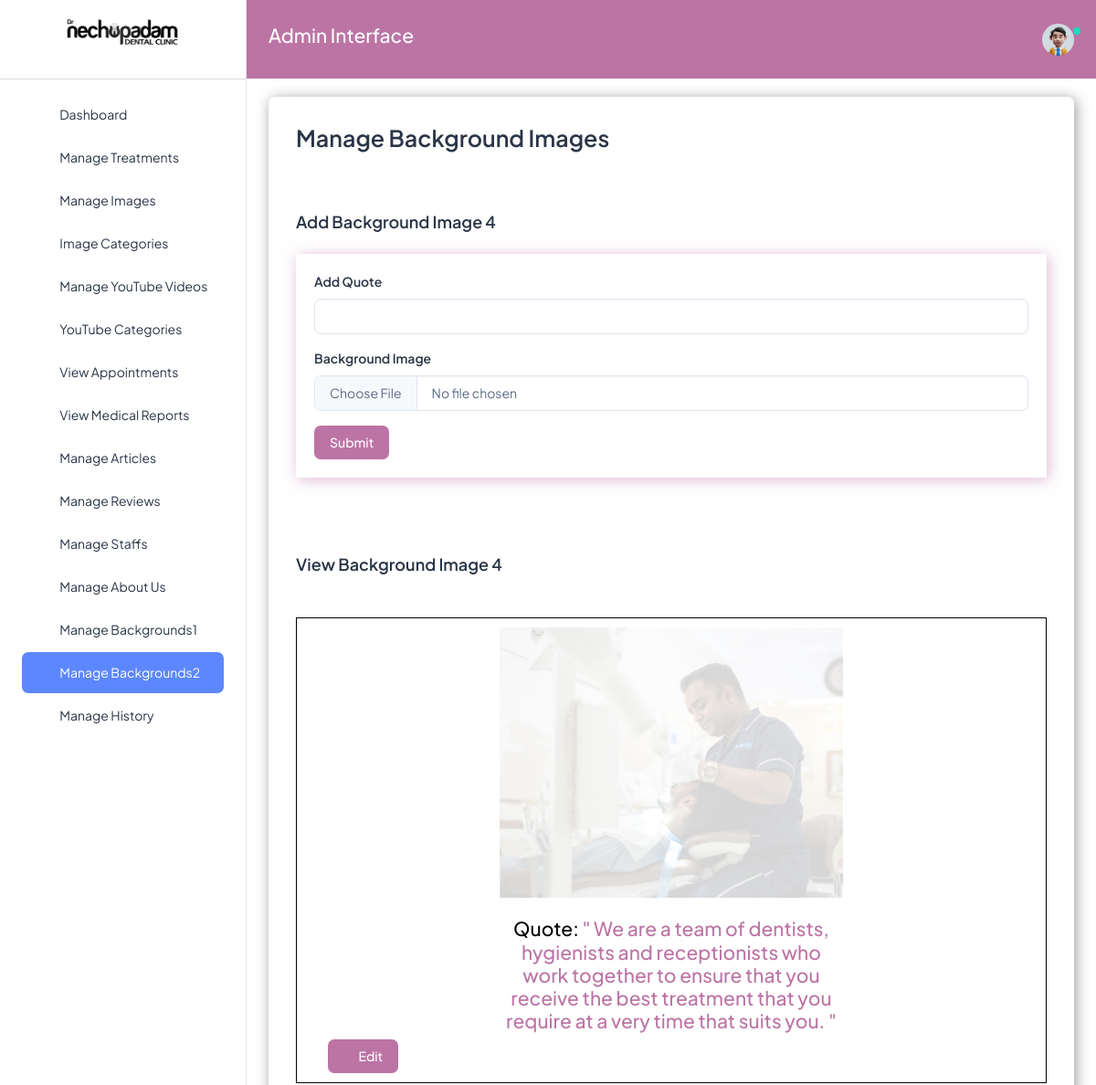
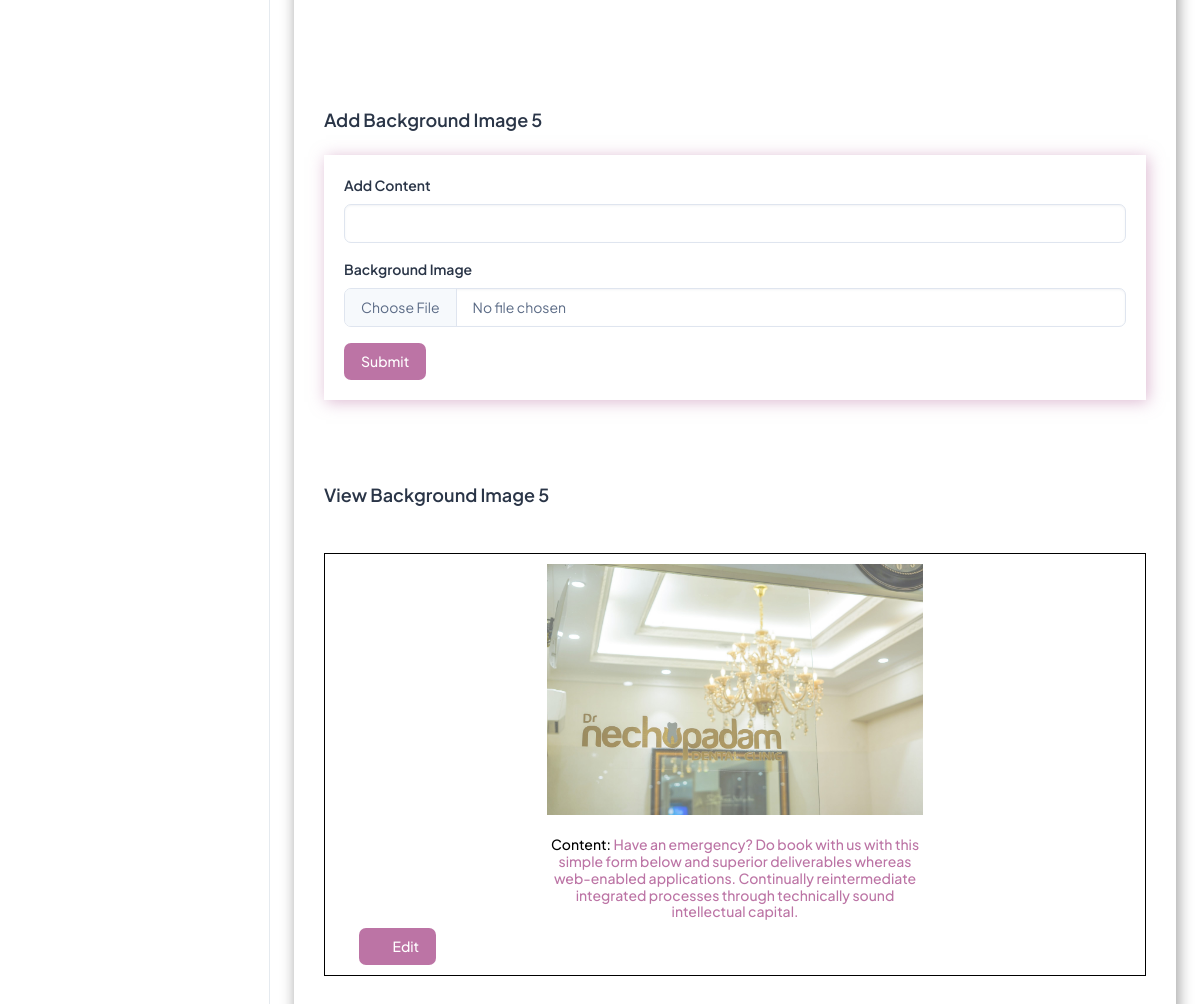
The page /bg2 (signed in) on the database its author committed (2 pictures, top to bottom).
### nechuwebapp/models.py (models this page shows)
class Background_image4(models.Model):
    image = models.ImageField(upload_to='mybg/')
    title1 = models.CharField(max_length=200)
    title2 = models.CharField(max_length=200)
    @property
    def imageURL(self):
        try:
            url = self.image.url
        except:
            url = ''
        return  url

class Background_image5(models.Model):
    image = models.ImageField(upload_to='mybg/')
    title1 = models.CharField(max_length=200)
    title2 = models.CharField(max_length=200)
    @property
    def imageURL(self):
        try:
            url = self.image.url
        except:
            url = ''
        return  url

### nechuwebapp/views.py (the view)
# urls.py: path("bg2",views.bg2,name="bg2"),
def bg2(request):
    bg4 = Background_image4.objects.all()
    bg5 = Background_image5.objects.all()
    context = {'bg4':bg4, 'bg5':bg5}
    return render(request, 'nechuadmin/bg2.html', context)

### nechuwebapp/templates/nechuadmin/bg2.html (shortened to what this page needs)
{% extends 'nechuadmin/base.html' %}
{% load static %}
{% block content %}
  <h1 class="card-title fw-semibold mb-4" style="font-size:25px;">Manage Background Images</h1>
  <br>
  <br>
  <h5 class="card-title fw-semibold mb-4">Add Background Image 4</h5>
  <div class="custom-card" style="box-shadow: 2px 2px 15px rgba(188, 116, 165, 0.5); padding: 20px;">
      <form action="{% url 'add_bg4' %}" enctype="multipart/form-data" method="POST">
        <div class="mb-3">
          <label for="treatmentTitle" class="form-label">Add Quote</label>
          <input type="text" class="form-control" id="treatmentTitle" aria-describedby="titleHelp" name="title1">
        </div>
        <div class="mb-3">
          <label for="treatmentImage" class="form-label">Background Image</label>
          <input type="file" class="form-control" id="treatmentImage" name="image">
        </div>
        <button type="submit" class="btn" style="background-color:#bc74a5; color:white;">Submit</button>
      </form>
  </div>
    <br>
    <br>
    <br>
    <br>
    <h5 class="card-title fw-semibold mb-4">View Background Image 4</h5>
    <div class="container mt-5 mb-4">
      {% for i in bg4 %}
      <div class="row justify-content-center mb-5" style="border: 1px solid black; padding: 10px;">
          <div class="col-md-6">
              <img src="{{ i.imageURL }}" class="img-fluid" alt="Responsive Image">
              <br><br>
              <h4 class="text-center" style="color: #bc74a5;"><span style="color:black;">Quote:</span> {{ i.title1 }}</h4>
          </div>
          <div class="row">
              <div class="d-flex justify-content-between">
                  <a href="{% url 'edit_bg4' i.pk %}" class="btn btn-square" style="background-color:#bc74a5; color:white;"><i class="ti ti-pencil fs-5"></i> Edit</a>
                </div>
          </div>
      </div>
      {% endfor %}
  </div>
  <br>
  <br>
  <br>
  <h5 class="card-title fw-semibold mb-4">Add Background Image 5</h5>
  <div class="custom-card" style="box-shadow: 2px 2px 15px rgba(188, 116, 165, 0.5); padding: 20px;">
      <form action="{% url 'add_bg5' %}" enctype="multipart/form-data" method="POST">
        <div class="mb-3">
          <label for="treatmentTitle" class="form-label">Add Content</label>
          <input type="text" class="form-control" id="treatmentTitle" aria-describedby="titleHelp" name="title1">
        </div>
        <div class="mb-3">
          <label for="treatmentImage" class="form-label">Background Image</label>
          <input type="file" class="form-control" id="treatmentImage" name="image">
        </div>
        <button type="submit" class="btn" style="background-color:#bc74a5; color:white;">Submit</button>
      </form>
  </div>
    <br>
    <br>
    <br>
    <br>
    <h5 class="card-title fw-semibold mb-4">View Background Image 5</h5>
    <div class="container mt-5 mb-4">
      {% for i in bg5 %}
      <div class="row justify-content-center mb-5" style="border: 1px solid black; padding: 10px;">
          <div class="col-md-6">
              <img src="{{ i.imageURL }}" class="img-fluid" alt="Responsive Image">
              <br><br>
              <h6 class="text-center" style="color: #bc74a5;"><span style="color:black;">Content:</span> {{ i.title1 }}</h6>
          </div>
          <div class="row">
              <div class="d-flex justify-content-between">
                  <a href="{% url 'edit_bg5' i.pk %}" class="btn btn-square" style="background-color:#bc74a5; color:white;"><i class="ti ti-pencil fs-5"></i> Edit</a>
                </div>
          </div>
      </div>
      {% endfor %}
  </div>
  <br>
  <br>
  <br>
{% endblock %}

### nechuwebapp/templates/nechuadmin/base.html (style rules this page uses)
.custom-card { box-shadow: 2px 2px 15px rgba(0, 0, 0, 0.4); }

### rows shown on the page
Background_image4: imageURL (picture), title1 "\" We are a team of dentists, hygienists and receptionists who work together to ensure that you receive the best treatment that you require at a very time that suits you. \""
Background_image5: imageURL (picture), title1 "Have an emergency? Do book with us with this simple form below and superior deliverables whereas web-enabled applications. Continually reintermediate integrated processes through technically sound intellectual capital."
